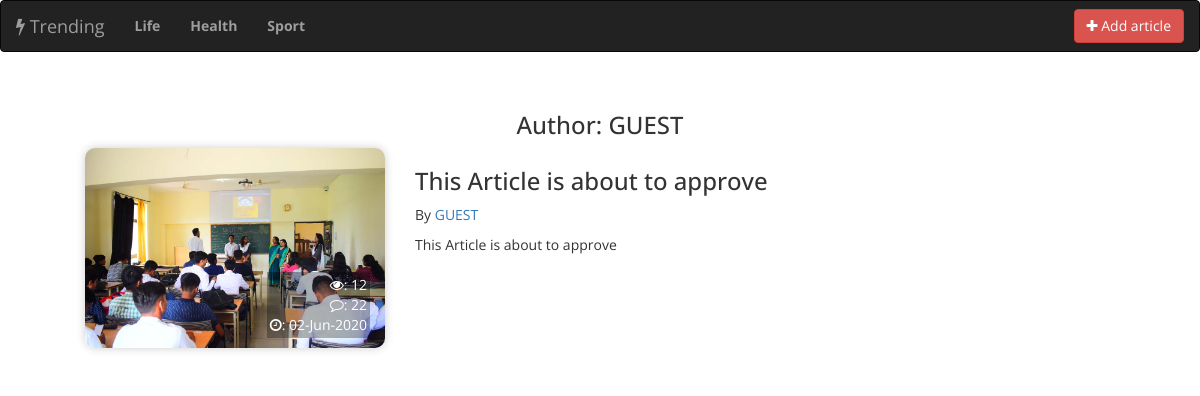
The page /authors/0 on the database its author committed.
### tables this page shows
CREATE TABLE `categories` (
  `id` int(100) NOT NULL,
  `name` varchar(100) DEFAULT NULL,
  `created_at` timestamp NULL DEFAULT CURRENT_TIMESTAMP,
  `featured` int(10) NOT NULL DEFAULT '0',
  `slug` varchar(100) NOT NULL
);

CREATE TABLE `articles` (
  `id` int(100) NOT NULL,
  `authors` int(100) DEFAULT NULL,
  `title` longtext,
  `category` int(100) DEFAULT NULL,
  `content` longtext,
  `image` varchar(100) DEFAULT NULL,
  `created_at` timestamp NOT NULL DEFAULT CURRENT_TIMESTAMP,
  `active_status` int(10) NOT NULL DEFAULT '0'
);

### application/controllers/Web.php (called while the page is built, shortened)
<?php
class Web extends CI_Controller {
	public function authors($authors)
	{
		if($this->session->userdata('category'))
		{
			$cat = $this->session->userdata('category');
			$cond = " and category = '$cat'";
		}
		else
		{
			$cond = "";
		}
		$data['articles'] = $this->MainModel->custom_query("select * from articles where active_status = '1' and authors = '$authors' ".$cond." order by created_at desc");
		$this->load->view('web/authors',$data);
	}
}

### index.php (called while the page is built, shortened)
<?php
require_once BASEPATH.'core/CodeIgniter.php';

### application/helpers/custom_helper.php (called while the page is built, shortened)
<?php
if (! function_exists('GetFeaturedCategories')) {
    function GetFeaturedCategories()
    {
       $ci = get_instance();
       $query = $ci->db->select('*')->where('featured','1')->order_by('id','ASC')->get('categories');
       $result = $query->result_array();
       return $result;
    }
}
?>

### application/models/MainModel.php (called while the page is built, shortened)
<?php
class MainModel extends CI_Model {
public function custom_query($query)
{
return $this->db->query($query)->result_array();
}
}

### application/views/web/authors.php (the view, shortened to what this page needs)
<!DOCTYPE html>
<html lang="en">
  <?php error_reporting(0); include 'header.php'; ?>
<body>
<?php include 'nav.php'; ?>
<div class="container-fluid"><br>
  <div class="container">
    <div class="row">
    <div class="col-md-12 text-center">
      <h3>Author: <?= $this->uri->segment(2)==0 ? 'GUEST' : GetForeignKey('authors','id',$this->uri->segment(2),'name');?></h3>
    </div>
    <?php if($articles ): foreach($articles as $key): ?>
    <div class="row">
      <div class="col-md-4 text-right">
        <img src="<?= site_url('assets/uploads/articles/'.$key['image']);?>" class="img-block">
        <div class="div-overlay">
          <span><i class="fa fa-eye"></i>: 12</span> <br> <span><i class="fa fa-comment-o"></i>: 22</span> <br> <span><i class="fa fa-clock-o"></i>: <?= date('d-M-Y',strtotime($key['created_at'])); ?></span>
          </div>
        </div>
      <div class="col-md-8">
        <h3><?= $key['title'];?></h3>
        <p>By <a href="<?= site_url('authors/'.$key['authors']); ?>"><?= $key['authors'] == 0 ? 'GUEST' : GetForeignKey('authors','id',$key['authors'],'name');?></a></p>
        <p><?= $key['content']; ?></p>
      </div>
    </div>
    <br>
   <?php endforeach; else: ?>
   <p>No more articles</p>
   <?php endif; ?>
    </div>
  </div>
</div>
</body>
</html>

### application/views/web/nav.php
<nav class="navbar navbar-inverse">
  <div class="container-fluid">
    <div class="navbar-header">
      <a class="navbar-brand text-white" href="<?= site_url('feeds/0');?>"><i class="fa fa-flash"></i> Trending</a>
    </div>
    <ul class="nav navbar-nav">
      <?php
      $categories = GetFeaturedCategories();
      foreach($categories as $category):?>
      <?php if($this->uri->segment(1)=='authors'): ?>
        <li><a href="<?= site_url('authorfeeds/'.$category['id'].'/'.$this->uri->segment(2));?>"><b><?= $category['name']; ?></b></a></li>
      <?php else: ?>
      <li><a href="<?= site_url('feeds/'.$category['id']);?>"><b><?= $category['name']; ?></b></a></li>
    <?php endif; ?>
      <?php endforeach; ?>
    </ul>
    <a class="btn btn-danger navbar-btn pull-right" href="<?= site_url('add-article'); ?>"><i class="fa fa-plus"></i> Add article</a>
  </div>
</nav>

### application/views/web/header.php (style rules this page uses)
body { font-family: 'Open Sans', sans-serif; }
.img-block { width:300px;height:200px; border-radius: 10px; box-shadow: rgba(0, 0, 0, 0.2) 0px 0px 10px 0px; }
.div-overlay { background: rgba(0,0,0,0.3); padding:3px;position: absolute;bottom:10px;right:30px;color:white;text-align: right; }

### rows shown on the page
categories: name "Life"
categories: name "Health"
categories: name "Sport"
articles: image (picture), created_at "02-Jun-2020", title "This Article is about to approve", authors "GUEST", content "This Article is about to approve"
